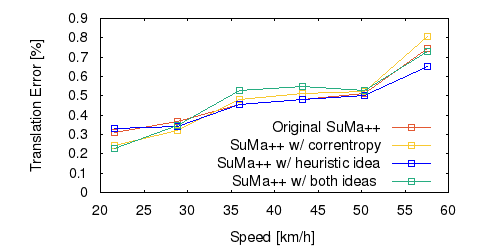

Source code (gnuplot):
set term png size 500,250 font "Helvetica" 11
set output "06_ts.png"
set size ratio 0.5
set yrange [0:*]
set xlabel "Speed [km/h]"
set ylabel "Translation Error [%]"
set key bottom
plot "o.txt" using ($1*3.6):($2*100) title 'Original SuMa++' lc rgb "#e35933" pt 4 w linespoints, \
"c.txt" using ($1*3.6):($2*100) title 'SuMa++ w/ correntropy' lc rgb "#df8c932" pt 4 w linespoints, \
"l.txt" using ($1*3.6):($2*100) title 'SuMa++ w/ heuristic idea' lc rgb "#0000FF" pt 4 w linespoints, \
"b.txt" using ($1*3.6):($2*100) title 'SuMa++ w/ both ideas ' lc rgb "#27ad81" pt 4 w linespoints
